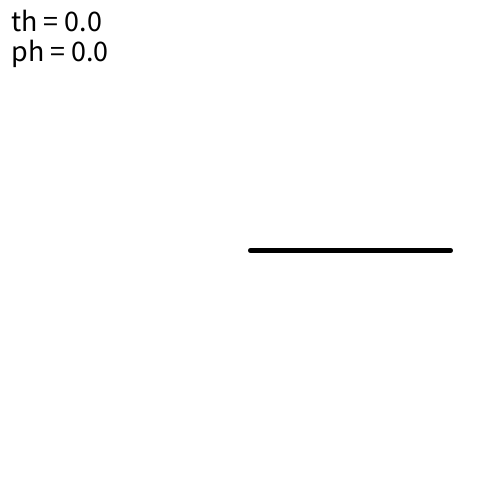
Frame 1 (no input)
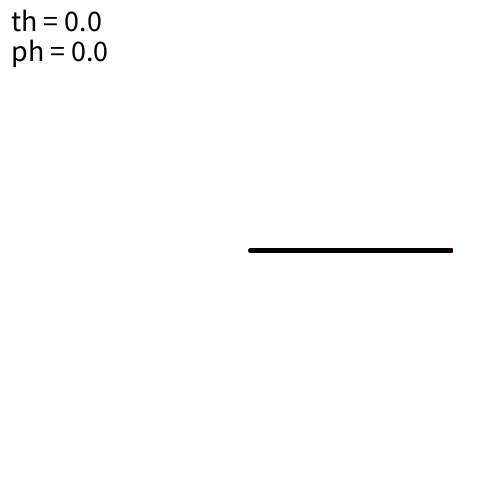
Frame 60 (the mouse pressed at the canvas centre just before this capture)
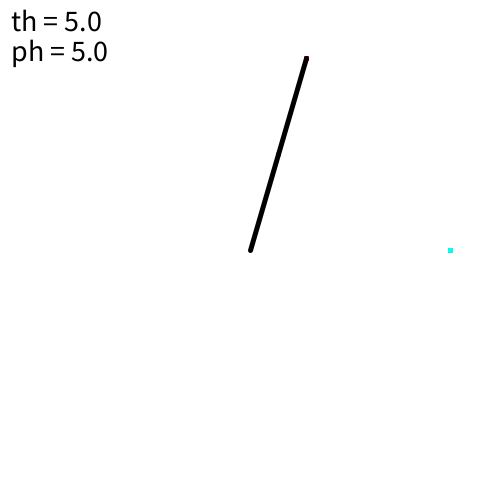
Frame 120 (the mouse held since frame 60 and released just before this capture)

The Processing sketch that drew these frames (run headless with seeded random() and noise(); from frame 60 on, the mouse is pressed at the canvas centre):

// Processing sketch: SinCosArm
// ── SinCosArm.pde
ArrayList<PVector> ps = new ArrayList<PVector>();

void setup() {
  size(500, 500);
  colorMode(HSB);
  strokeWeight(5);
}

void draw() {
  background(255);
  translate(width/2, height/2);
  
  int n = ps.size();
  for (int i = 0; i < n; i++) {
    PVector p = ps.get(i);
    stroke(256*i/n, 255, 255);
    point(p.x, p.y);
  }
  
  stroke(0);
  
  float th = 10.0*mouseX/width;
  float r1 = 100;
  float x1 = r1*cos(th);
  float y1 = r1*sin(th);
  line(0, 0, x1, y1);
  
  float ph = 10.0*mouseY/width;
  float r2 = 100;
  float x2 = x1 + r2*cos(ph);
  float y2 = y1 + r2*sin(ph);
  line(x1, y1, x2, y2);

  fill(0);
  textSize(30);
  text("th = " + th, -width/2 + 10, -height/2 + 30);
  text("ph = " + ph, -width/2 + 10, -height/2 + 60);
  
  ps.add(new PVector(x2, y2));
  if (300 < ps.size()) {
    ps.remove(0);
  }
}
